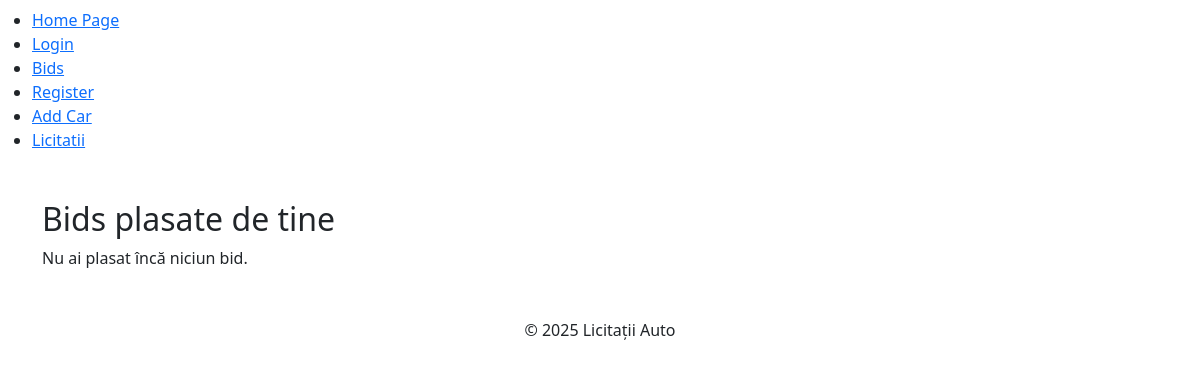
Page /my-bids/ (signed in) on the earlier database version.
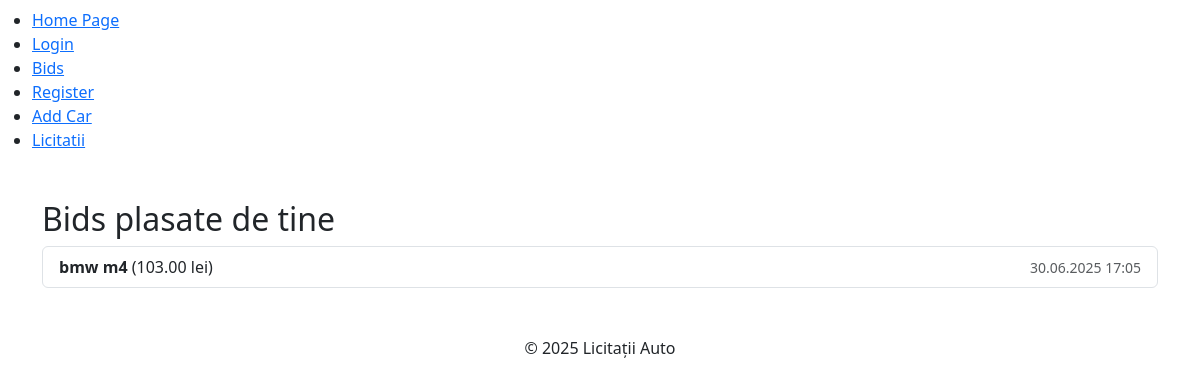
Same page on the later database version.
### auctions/models.py (models this page shows, shortened)
class Bid(models.Model):
    if User is None:
        raise ValueError("User must be provided for the bid.")
    else:
        car = models.ForeignKey(Car, related_name='bids', on_delete=models.CASCADE)
        user = models.ForeignKey(User, on_delete=models.CASCADE)
        amount = models.DecimalField(max_digits=10, decimal_places=2)
        created_at = models.DateTimeField(default=timezone.now)

class Car(models.Model):
    name = models.CharField(max_length=100)
    description = models.TextField()
    price = models.DecimalField(max_digits=10, decimal_places=2)
    image = models.ImageField(upload_to='media/')
    created_at = models.DateTimeField(default=timezone.now)
    updated_at = models.DateTimeField(auto_now=True)

### auctions/views.py (the view)
# urls.py: path('my-bids/', views.my_bids, name='bids'),
@login_required
def my_bids(request):
    bids = Bid.objects.filter(user=request.user).order_by('-created_at')
    return render(request, 'auctions/my_bids.html', {'bids': bids})

### templates/auctions/my_bids.html (shortened to what this page needs)
{% extends "main.html" %}
{% block content %}
  <h2>Bids plasate de tine</h2>
  {% if bids %}
    <ul class="list-group mb-3">
      {% for bid in bids %}
        <li class="list-group-item d-flex justify-content-between align-items-center">
          <span>
            <strong>{{ bid.car.name }}</strong> ({{ bid.amount }} lei)
          </span>
          <small class="text-muted">{{ bid.created_at|date:"d.m.Y H:i" }}</small>
        </li>
      {% endfor %}
    </ul>
  {% else %}
    <p>Nu ai plasat încă niciun bid.</p>
  {% endif %}
{% endblock %}

Differences in the rows shown:
added Bid: car.name "bmw m4", amount "103.00", created_at "30.06.2025 17:05"
Other differences:
text no longer shown: "Nu ai plasat încă niciun bid."
